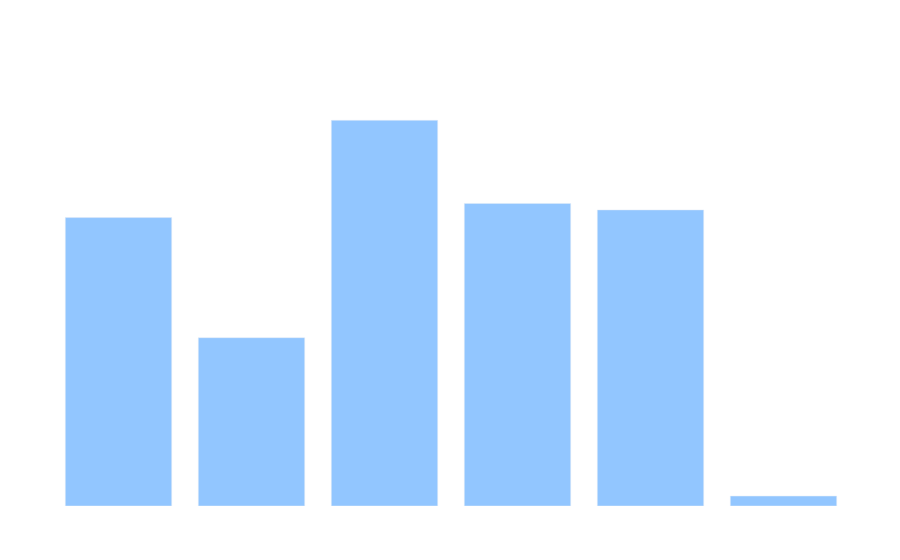

Write notebook code for a chart like this one.
### Code cell
stacked_renewables(2010, energies=[ 'WIND'])

### Figure 1 — Plotly figure (JSON) as saved in the notebook; plotly's stock layout.template omitted (floating-point values rounded to 4 significant figures)
{"data": [{"hovertemplate": "<b>%{y:.2f}%</b> Wind Consumption <extra></extra>", "marker": {"color": "#92C6FF"}, "name": "Wind", "type": "bar", "x": ["Africa", "Asia", "Europe", "North America", "Oceania", "South America"], "y": [10.36, 6.044, 13.85, 10.86, 10.63, 0.357]}], "layout": {"barmode": "stack", "font": {"color": "white", "size": 12}, "hoverlabel": {"bgcolor": "white", "font": {"size": 16}}, "hovermode": "closest", "legend": {"font": {"size": 14}, "orientation": "h", "title": {"text": "Energy Type"}, "x": 1, "xanchor": "right", "y": 1.02, "yanchor": "bottom"}, "margin": {"b": 50, "l": 50, "r": 50, "t": 100}, "paper_bgcolor": "rgba(0,0,0,0)", "plot_bgcolor": "rgba(0,0,0,0)", "title": {"text": "Renewable Energy Consumption by Region in 2010"}, "xaxis": {"title": {"text": "Region"}}, "yaxis": {"title": {"text": "Renewable Energy Consumption (%)"}}}}
